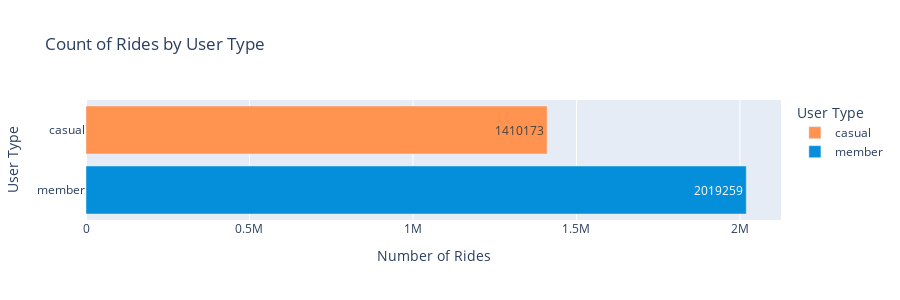

Here is the notebook cell this chart was saved with:
### Code cell
fig1 = df.groupby('member_casual', as_index=False).count()

px.bar(fig1, y = 'member_casual', x = 'ride_id',
        color = 'member_casual', 
        title='Count of Rides by User Type',
        height = 300,
        text = 'ride_id', 
        labels = {'ride_id': 'Number of Rides', 'member_casual': 'User Type'},
        hover_name = 'member_casual', hover_data = {'member_casual': False, 'month': False, 'ride_id': True}, 
        color_discrete_map = {'casual': '#FF934F', 'member': '#058ED9'})

### Figure 1 — Plotly figure (JSON) as saved in the notebook; plotly's stock layout.template omitted (floating-point values rounded to 4 significant figures)
{"data": [{"alignmentgroup": "True", "customdata": [[1410173]], "hovertemplate": "<b>%{hovertext}</b><br><br>Number of Rides=%{text}<extra></extra>", "hovertext": ["casual"], "legendgroup": "casual", "marker": {"color": "#FF934F", "pattern": {"shape": ""}}, "name": "casual", "offsetgroup": "casual", "orientation": "h", "showlegend": true, "text": [1410173], "textposition": "auto", "type": "bar", "x": [1410173], "xaxis": "x", "y": ["casual"], "yaxis": "y"}, {"alignmentgroup": "True", "customdata": [[2019259]], "hovertemplate": "<b>%{hovertext}</b><br><br>Number of Rides=%{text}<extra></extra>", "hovertext": ["member"], "legendgroup": "member", "marker": {"color": "#058ED9", "pattern": {"shape": ""}}, "name": "member", "offsetgroup": "member", "orientation": "h", "showlegend": true, "text": [2019259], "textposition": "auto", "type": "bar", "x": [2019259], "xaxis": "x", "y": ["member"], "yaxis": "y"}], "layout": {"barmode": "relative", "height": 300, "legend": {"title": {"text": "User Type"}, "tracegroupgap": 0}, "title": {"text": "Count of Rides by User Type"}, "xaxis": {"anchor": "y", "domain": [0, 1], "title": {"text": "Number of Rides"}}, "yaxis": {"anchor": "x", "categoryarray": ["member", "casual"], "categoryorder": "array", "domain": [0, 1], "title": {"text": "User Type"}}}}
